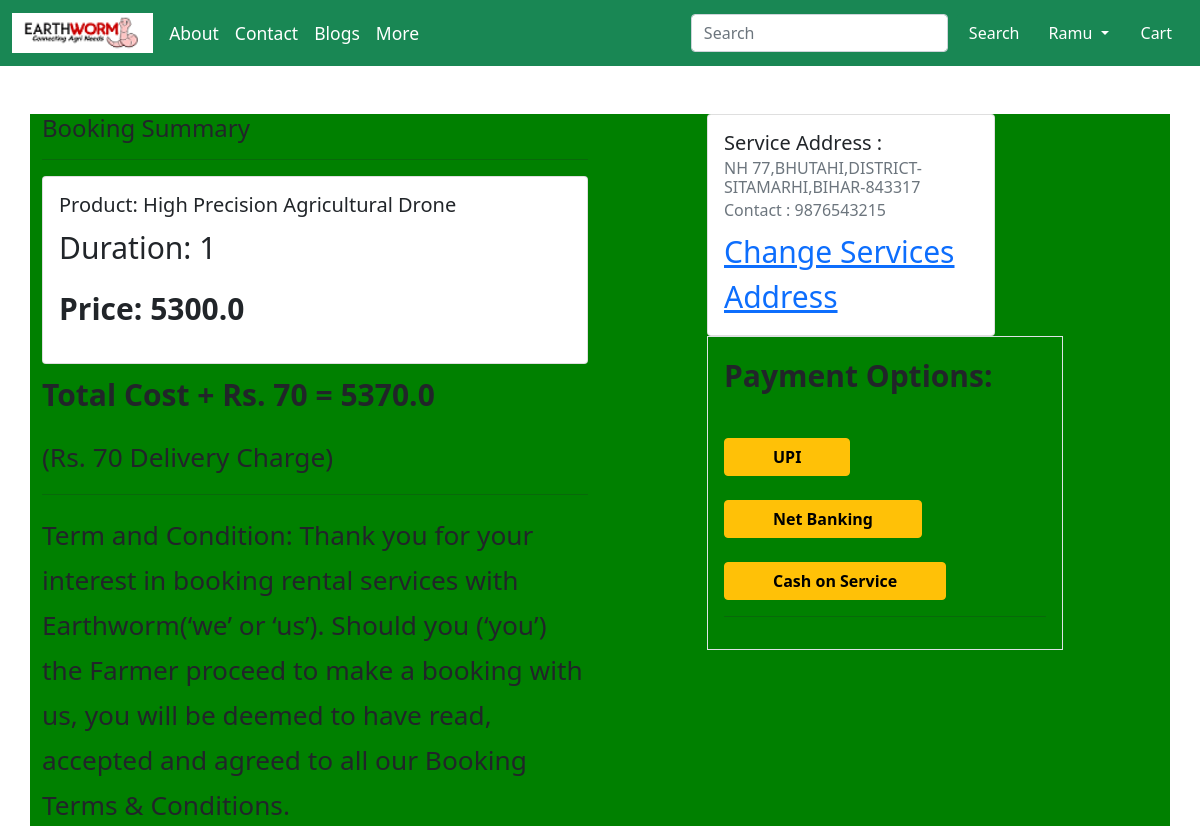
The app's page /checkout/ (signed in), older data.
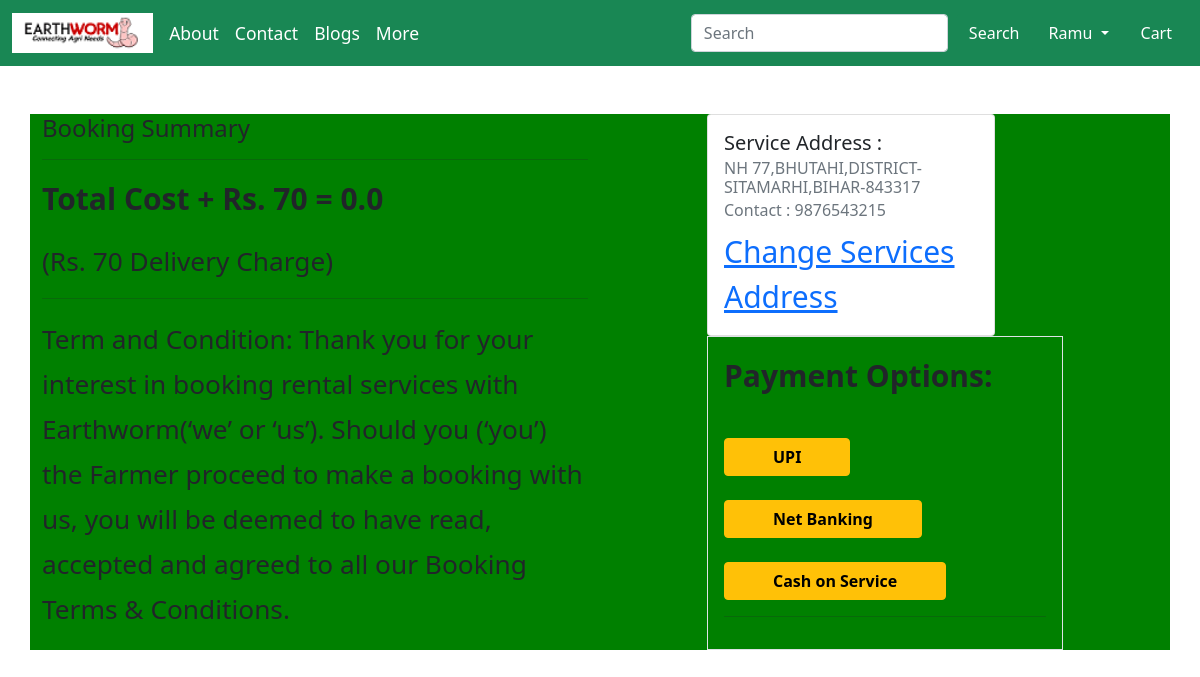
The same page, newer data.
### Jai_Kisan/models.py (models this page shows, shortened)
class Item(models.Model):
    user = models.ForeignKey(User, on_delete=models.CASCADE)
    product = models.ForeignKey(Product, on_delete=models.CASCADE)
    duration = models.PositiveIntegerField(default=1)
    @property
    def total_cost(self):
        return self.duration * self.product.discounted_price

class Product(models.Model):
    title = models.CharField(max_length=100)
    selling_price = models.FloatField()
    discounted_price = models.FloatField()
    description = models.TextField()
    brand = models.CharField(max_length=100)
    category = models.CharField(choices=CATEGORY_CHOICES, max_length=20)
    product_image = models.ImageField(upload_to='productimg', default="")
    vendor_name = models.CharField(max_length=100, default="")
    vendor_location = models.CharField(max_length=100, default="")
    capacity = models.FloatField(max_length=4, default=0.0)
    features = models.CharField(max_length=300)
    flight_time = models.IntegerField(default="1")
    drone_range = models.FloatField(max_length=4, default=0.0)

### Jai_Kisan/views.py (the view)
# urls.py: path('checkout/', views.checkout, name='checkout'),
@login_required
def checkout(request):
    user = request.user
    cart_items = Item.objects.filter(user=request.user)
    amount = 0.0
    shipping_amount = 70.0
    totalamount = 0.0
    cart_product = [p for p in Item.objects.all() if p.user == request.user]
    print("Hey")
    if cart_product:
        for p in cart_product:
            tempamount = (p.duration * p.product.discounted_price)
            amount += tempamount
        totalamount = amount + shipping_amount
    return render(request, 'Jai_Kisan/checkout.html', {'cart_items': cart_items, 'totalcost': totalamount})

### Jai_Kisan/templates/Jai_Kisan/checkout.html (shortened to what this page needs)
        {% extends 'Jai_Kisan/base1.html' %}
        {% load static %}
        {% block main-content %}
        <div class="container">
         <div class="row mt-5">
          <div class="col-sm-6">
            <h4>Booking Summary</h4>
            <hr>
            {% for item in cart_items %}
              <div class="card mb-2">
                <div class="card-body">
                  <h5>Product: {{item.product.title}}</h5>
                  <p>Duration: {{item.duration}}</p>
                  <p class="fw-bold">Price: {{item.total_cost}}</p>
                </div>
              </div>
            {% endfor %}
            <p class="fw-bold">Total Cost + Rs. 70  = {{totalcost}}</p>
            <small>(Rs. 70 Delivery Charge)</small> <hr>
            <small>Term and Condition: Thank you for your interest in booking rental services with Earthworm(‘we’ or ‘us’). Should you (‘you’) the Farmer proceed to make a booking with us, you will be deemed to have read, accepted and agreed to all our Booking Terms & Conditions.</small>
          </div>
          <div class="col-sm-4 offset-sm-1">
            <form action="/paymentdone" id="myform">
              <div class="card" style="width: 18rem;">
                <div class="card-body">
                  <h5 class="card-title">Service Address :</h5>
                  <h6 class="card-subtitle mb-2 text-muted">NH 77,BHUTAHI,DISTRICT-SITAMARHI,BIHAR-843317</h6>
                  <h6 class="card-subtitle mb-2 text-muted">Contact : 9876543215</h6>
                  <a href="#" class="card-link">Change Services Address</a>
                </div>
              </div>
               <div class="border p-3">
                  <p class="fw-bold">Payment Options:</p>
                  <div id="paypal-button-container">
                  <button type="submit" class="btn btn-warning mt-4 px-5 fw-bold" id="continuebtn">UPI</button>
                  <button type="submit" class="btn btn-warning mt-4 px-5 fw-bold" id="continuebtn">Net Banking</button>
                  <button type="submit" class="btn btn-warning mt-4 px-5 fw-bold" id="continuebtn">Cash on Service</button><hr>
                </div>
                </div>
              </form>
            </div>
          </div>
        </div>
        {% endblock main-content %}

Row changes from the older to the newer data that the page shows:
removed Item: product "High Precision Agricultural Drone", duration "1", total_cost "5300.0"
Text that changed along with them:
{{ totalcost }}: "5370.0" → "0.0"
